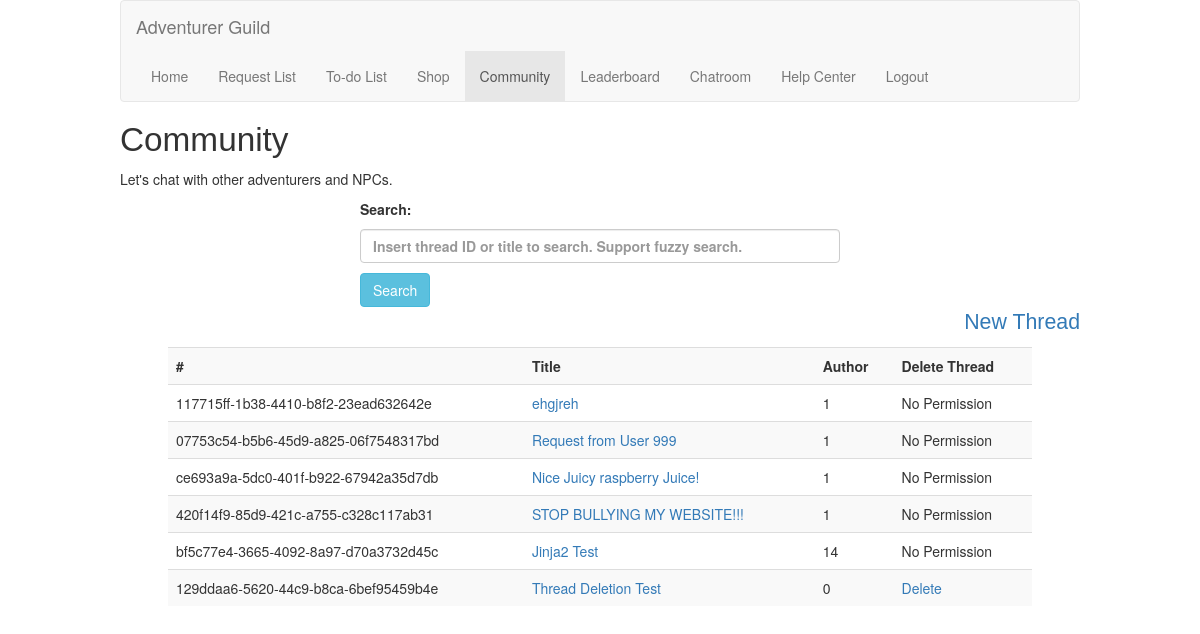
Page /community (signed in) on the earlier database version.
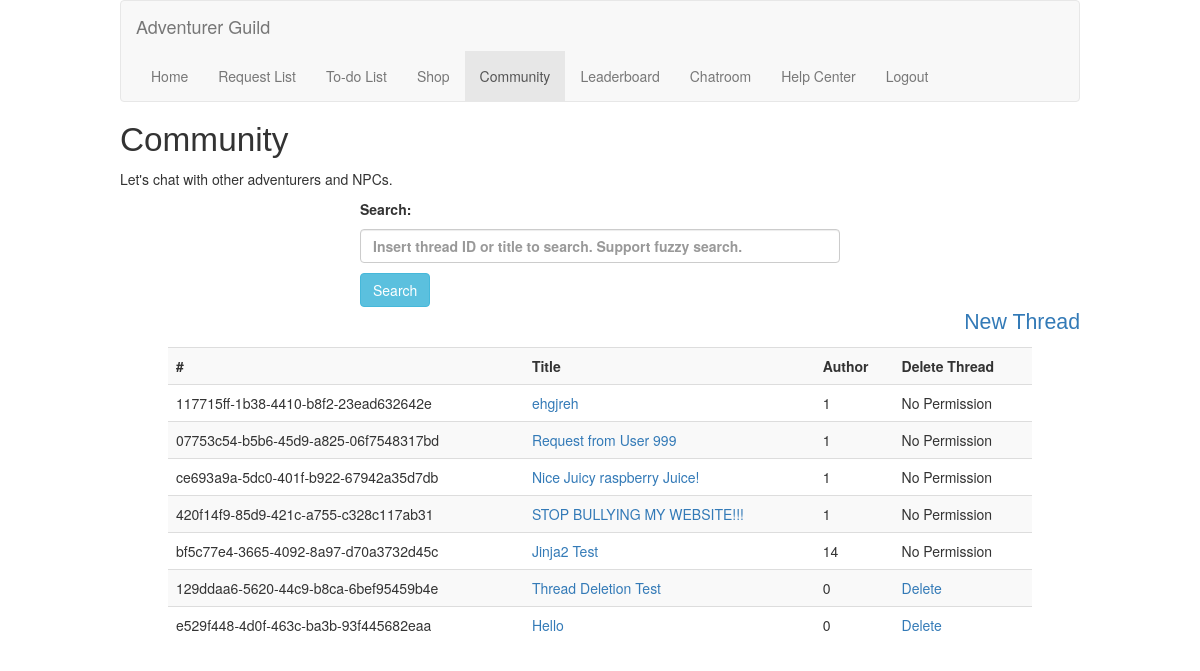
Same page on the later database version.
### models/sqlmodels.py (models this page shows, shortened)
class Community(db.Model):
    __tablename__ = 'community'
    threadID = Column(Text, primary_key=True)
    title = Column(String(120), nullable=False)
    userID = Column(String(120), ForeignKey('users.userID', name='fk_community_userID'))

### app.py (the view)
    @app.route("/community", methods=["GET"])
    @login_required
    def communityPage():
        userID = current_user.id # Fetch current logged in user ID
        try:
            result = Community.query.all() # Fetch all data from Community
            return render_template('community.html', result=result, userID=userID)
        except Exception as e:
            print(e) # Print error in the console
            return render_template('community.html', errmsg="Internal Error")

### app.py (called while the page is built)
    @login_manager.user_loader
    def load_user(user_id):
        return User(user_id)

### templates/community.html (shortened to what this page needs)
{% extends 'base.html' %}
{% block content %}
    <h1 id="pageBanner">Community</h1>
    <p>Let's chat with other adventurers and NPCs.</p>
    <div id="searchBar">
        <form method="POST" action="/docommsearch">
            <p>Search: </p>
            <p><input type="text" class="form-control" id="keyword" name="keyword" placeholder="Insert thread ID or title to search. Support fuzzy search." required></p>
            <button type="submit" id="searchButton" class="btn btn-info" name="submitSearch">Search</button>
        </form>
    </div>
    <div id="new">
        <p><a href="/newthread" title="New Thread"> New Thread</a></p>
    </div>
    <table class="table table-striped listcontents">
        <tbody>
        <tr>
            <th scope="col">#</th>
            <th scope="col">Title</th>
            <th scope="col">Author</th>
            <th scope="col">Delete Thread</th>
        </tr>
        {% for resultitem in result %}
        <tr>
            <td>{{ resultitem.threadID }}</td>
            <td><a href="thread/{{resultitem.threadID}}" title="View Details">{{ resultitem.title }}</a></td>
            <td>{{ resultitem.userID }}</td>
            {% if userID|int == resultitem.userID|int %}
                <td><a href="/deletethread/{{resultitem.userID}}/{{resultitem.threadID}}" title="Delete this thread"> Delete</a></td>
            {% else %}
                <td>No Permission</td>
            {% endif %}
        </tr>
        {% endfor %}
        </tbody>
    </table>
{% endblock %}

Differences in the rows shown:
added Community: threadID "e529f448-4d0f-463c-ba3b-93f445682eaa", title "Hello", userID "0"
